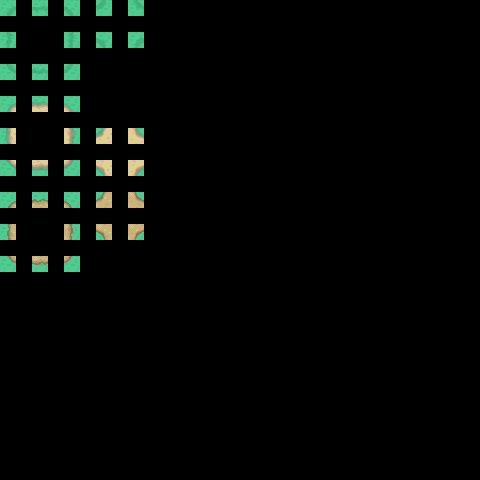

A level layout from a 2D game, rendered from its tile map. Below: a short description, then the map file with tile-grid data replaced by summaries:
An orthogonal 30x30 tile map with 16x16 px tiles, 2 tile layers (regions, output_Overlays_1), 2 hidden layers not drawn.

<map version="1.0" tiledversion="1.0.3" orientation="orthogonal" renderorder="right-down" width="30" height="30" tilewidth="16" tileheight="16" nextobjectid="1">
 <tileset firstgid="1" source="World.tsx" />
 <layer name="regions" width="30" height="30">
  <data>[900 cells, 36 non-empty, 1 distinct tile ids]</data>
 </layer>
 <layer name="input_Base_1" width="30" height="30" visible="0">
  <data>[900 cells, 36 non-empty, 36 distinct tile ids]</data>
 </layer>
 <layer name="output_Base_1" width="30" height="30" visible="0">
  <data>[900 cells, 0 non-empty, 0 distinct tile ids]</data>
 </layer>
 <layer name="output_Overlays_1" width="30" height="30">
  <data>[900 cells, 36 non-empty, 36 distinct tile ids]</data>
 </layer>
</map>